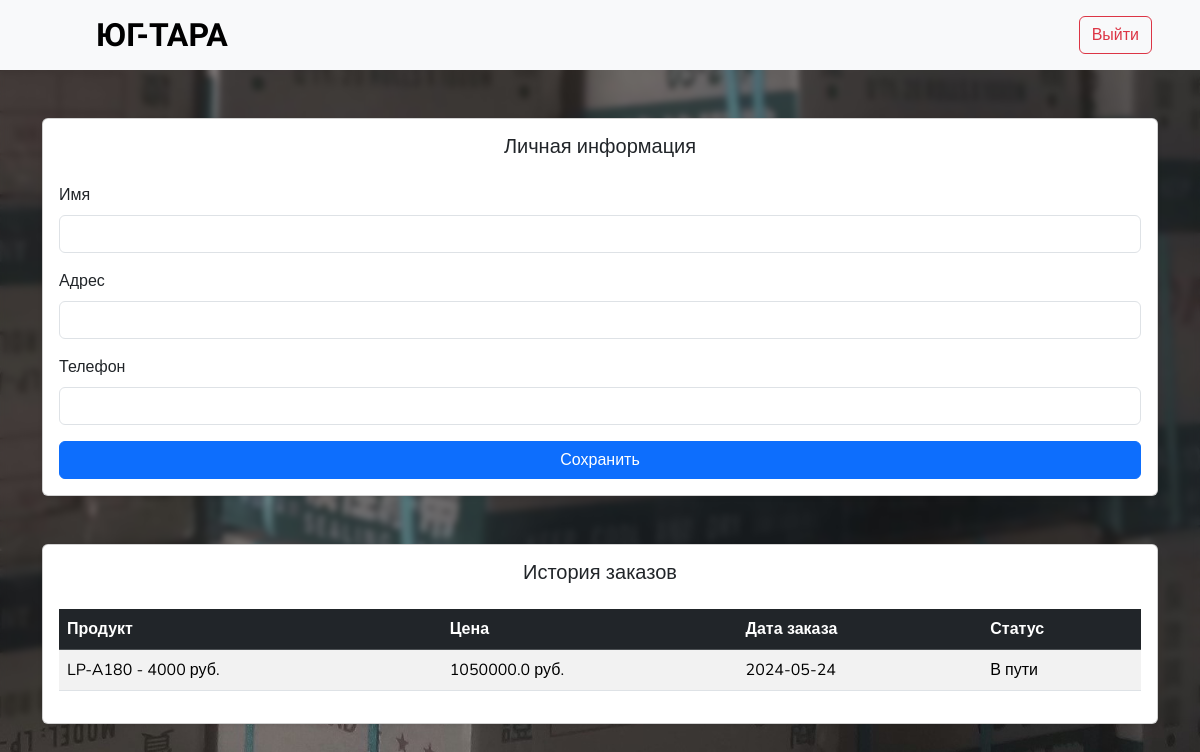
Page /dashboard (signed in) on the committed database.
### main.py (models this page shows)
class Purchase(db.Model):
    id = db.Column(db.Integer, primary_key=True)
    user_id = db.Column(db.Integer, db.ForeignKey('user.id'), nullable=False)
    product_name = db.Column(db.String(100), nullable=False)
    price = db.Column(db.Float, nullable=False)
    order_date = db.Column(db.Date, default=datetime.utcnow)
    order_status = db.Column(db.String(10), nullable=False, default='Pending')

### main.py (the view, shortened to what this page needs)
@app.route('/dashboard', methods=['GET', 'POST'])
@login_required
def dashboard():
    user_info = User_Information.query.filter_by(user_id=current_user.id).first()
    user_orders = Purchase.query.filter_by(user_id=current_user.id).all()
    return render_template('user_panel.html', user_info=user_info, user_orders=user_orders, title='Личный кабинет')

### main.py (called while the page is built)
@login_manager.user_loader
def load_user(user_id):
    return db.session.get(User, int(user_id))

### templates/user_panel.html (shortened to what this page needs)
{% extends 'base_template.html' %}
{% block imports %}
    {%- block common_imports %}
        <link href="https://cdn.jsdelivr.net/npm/bootstrap@5.3.2/dist/css/bootstrap.min.css" rel="stylesheet">
    {%- endblock %}
    {%- block user_imports %}
        <link href="{{ url_for('static', filename='css/index_stylesheet.css') }}" rel="stylesheet">
    {%- endblock %}
{% endblock %}
{% block content %}
    <nav class="navbar navbar-dark bg-light px-5">
        <a href="{{ url_for('index') }}" class="d-flex align-items-center ms-5 link-body-emphasis text-decoration-none">
            <p class="montserrat-alternates-extrabold fs-2 m-0">ЮГ-ТАРА</p>
        </a>
        <a href="{{ url_for('logout') }}" class="btn btn-outline-danger my-2" type="button">Выйти</a>
    </nav>
    <div class="container mt-5">
        <div class="card shadow-sm">
            <div class="card-body">
                <h5 class="card-title text-center mb-4">Личная информация</h5>
                <form method="POST" action="{{ url_for('dashboard') }}">
                    <div class="mb-3">
                        <label for="name" class="form-label">Имя</label>
                        <input type="text" class="form-control" id="name" name="name" value="{{ user_info.name if user_info else '' }}">
                    </div>
                    <div class="mb-3">
                        <label for="address" class="form-label">Адрес</label>
                        <input type="text" class="form-control" id="address" name="address" value="{{ user_info.address if user_info else '' }}">
                    </div>
                    <div class="mb-3">
                        <label for="phone" class="form-label">Телефон</label>
                        <input type="text" class="form-control" id="phone" name="phone" value="{{ user_info.phone if user_info else '' }}">
                    </div>
                    <div class="text-center">
                        <button type="submit" class="btn btn-primary w-100">Сохранить</button>
                    </div>
                </form>
            </div>
        </div>
        <div class="card shadow-sm mt-5">
            <div class="card-body">
                <h5 class="card-title text-center mb-4 bold">История заказов</h5>
                {% if user_orders %}
                    <table class="table table-striped table-hover">
                        <thead class="table-dark">
                            <tr>
                                <th scope="col">Продукт</th>
                                <th scope="col">Цена</th>
                                <th scope="col">Дата заказа</th>
                                <th scope="col">Статус</th>
                            </tr>
                        </thead>
                        <tbody>
                            {% for order in user_orders %}
                                <tr>
                                    <td>{{ order.product_name }}</td>
                                    <td>{{ order.price }} руб.</td>
                                    <td>{{ order.order_date.strftime('%Y-%m-%d') }}</td>
                                    <td>{{ order.order_status }}</td>
                                </tr>
                            {% endfor %}
                        </tbody>
                    </table>
                {% else %}
                    <p class="text-center text-muted">У вас нет заказов.</p>
                {% endif %}
            </div>
        </div>
    </div>
{% endblock %}

### static/css/index_stylesheet.css (style rules this page uses)
body { font-family: 'Nunito', sans-serif; background-image: url("/static/images/container/background.jpg"); background-size: cover; background-repeat: no-repeat; background-position: center center; background-attachment: fixed; backdrop-filter: blur(3px); }
.montserrat-alternates-extrabold { font-family: "Montserrat Alternates", sans-serif; font-weight: 800; font-style: normal; }

### rows in the picture
Purchase: product_name "LP-A180 - 4000 руб.", price "1050000.0", order_date "2024-05-24", order_status "В пути"
